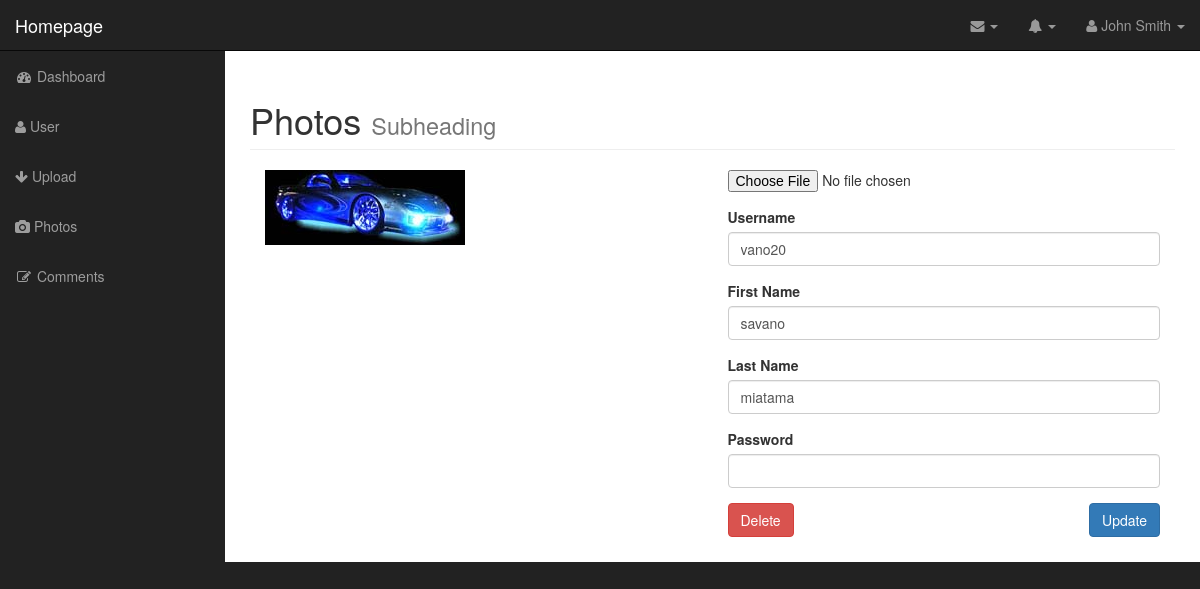
The page /admin/edit_user.php?id=1 (signed in) on the database as committed earlier.
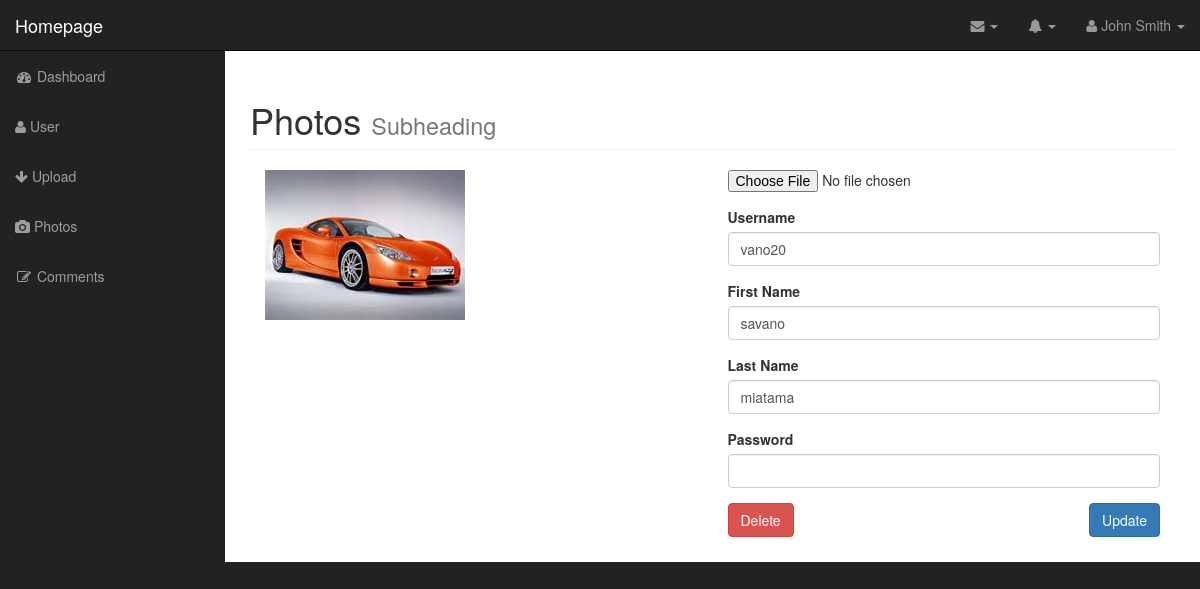
The same page on the database as committed later.
### tables this page shows
CREATE TABLE IF NOT EXISTS `users` (
  `usr_id` int(11) unsigned NOT NULL AUTO_INCREMENT,
  `usr_username` varchar(50) NOT NULL,
  `usr_password` varchar(255) NOT NULL,
  `usr_firstname` varchar(50) DEFAULT NULL,
  `usr_lastname` varchar(50) DEFAULT NULL,
  `usr_pic` varchar(255) DEFAULT NULL,
  PRIMARY KEY (`usr_id`)
);

### admin/includes/database.php (called while the page is built, shortened)
<?php
class Database {
	public $mysql_ob;
	public function open_db_connection() {
		$this->mysql_ob = new mysqli(DB_HOST,DB_USER,DB_PASS,DB_NAME);
	}
	public function query_db($str_query) {
		if (is_string($str_query) && $str_query !== '') {
			$result_query = $this->mysql_ob->query($str_query);
		} else die("System fatal error: Please contact administrator !");
		return $result_query;
	}
}
$database = new Database();
?>

### admin/includes/db_object.php (called while the page is built, shortened)
<?php
class Db_object {
	public static function find_by_id($pk_id) {
		$array_result = static::find_by_query("SELECT * FROM " . static::$db_table . " WHERE " . static::$pk_field . " = $pk_id LIMIT 1");
		return !empty($array_result) ? array_shift($array_result) : false;
	}
	public static function find_by_query($query) {
		global $database;
		$result_query = $database->query_db($query);
		$ob_array = array();
		while($row = mysqli_fetch_array($result_query)) {
			$ob_array[] = static::instance($row);
		}
		return $ob_array;
	}
	public static function instance($data) {
		$user_ob = new $all_class;
		foreach($data as $table_column_name=>$value) {
			if($user_ob->has_attribute($table_column_name)) {
				$user_ob->$table_column_name = $value;
			}
		}
        return $user_ob;
	}
	private function has_attribute($string) {
		$ob_prop = get_object_vars($this);
		return array_key_exists($string, $ob_prop);
	}
}
?>

### admin/includes/user.php (called while the page is built, shortened)
<?php
class User extends Db_object {
	public $usr_pic;
	public $upload_dir = "images";
	public $image_placeholder = "http://placehold.it/400x400&text=image";
	public function image_path_placehold() {
		return empty($this->usr_pic) ? $this->image_placeholder : $this->upload_dir . DS . $this->usr_pic;
	}
}
?>

### admin/edit_user.php (the view, shortened to what this page needs)
<?php include("includes/header.php"); ?>
<?php
if(empty($_GET['id'])) redirect("user.php");
else $user = User::find_by_id($_GET['id']);
?>
        <nav class="navbar navbar-inverse navbar-fixed-top" role="navigation">
            <?php include("includes/top_nav.php"); ?>
            <?php include("includes/side_nav.php") ?>
        </nav>
        <div id="page-wrapper">
             <div class="container-fluid">
                <div class="row">
                    <div class="col-lg-12">
                        <h1 class="page-header">
                            Photos
                            <small>Subheading</small>
                        </h1>
                        <div class="col-md-6">
                          <img class="img-respponsive" src="<?=$user->image_path_placehold()?>" alt="User Image">
                        </div>
                        <form action="" method="post" enctype="multipart/form-data">
                            <div class="col-md-6">
                                <div class="form-group">
                                    <input type="file" name="usr_pic">
                                </div>
                                <div class="form-group">
                                    <label for="usr_username">Username</label>
                                    <input type="text" name="usr_username" class="form-control" value="<?=$user->usr_username?>">
                                </div>
                                <div class="form-group">
                                    <label for="usr_firstname">First Name</label>
                                    <input type="text" name="usr_firstname" class="form-control" value="<?=$user->usr_firstname?>">
                                </div>
                                <div class="form-group">
                                    <label for="usr_lastname">Last Name</label>
                                    <input type="text" name="usr_lastname" class="form-control" value="<?=$user->usr_lastname?>">
                                </div>
                                <div class="form-group">
                                    <label for="Password">Password</label>
                                    <input type="password" name="usr_password" class="form-control" value="">
                                </div>
                                <div class="form-group">
                                    <a href="delete_user.php?id=<?=$user->usr_id?>" class="btn btn-danger">Delete</a>
                                    <input type="submit" name="update" class="btn btn-primary pull-right" value="Update">
                                </div>
                            </div>
                        </div>
                    </div>
                </div>
            </div>
        </div>
  <?php include("includes/footer.php"); ?>

Rows that differ between the two databases and show on the page:
changed users "vano20": usr_pic: a different picture
